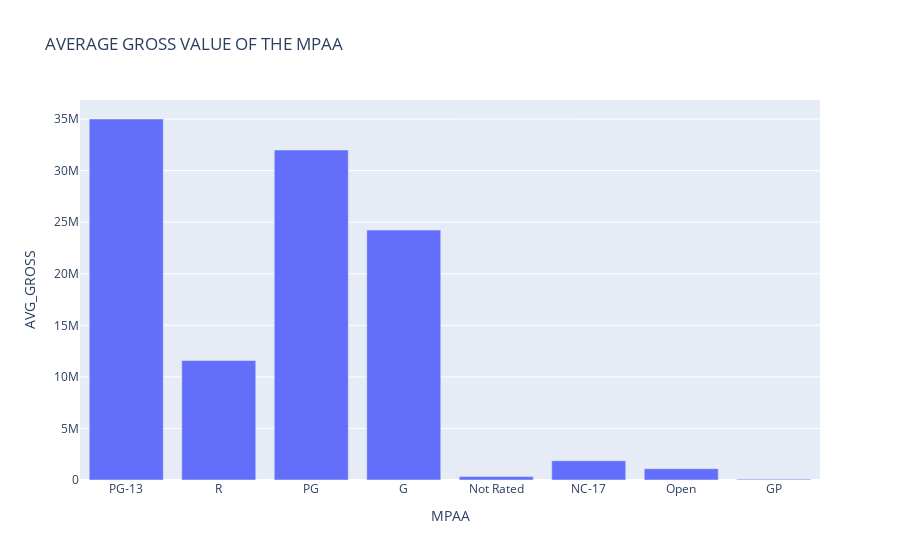

The code cell stored with this chart in its notebook:
### Markdown cell above
MPAA VS AVERAGE GROSS

### Code cell
third_data_x = rate_data['MPAA RATINGS']
third_data_y=rate_data['AVERAGE GROSS']
third_graph_data = pd.DataFrame(dict(MPAA=third_data_x,AVG_GROSS=third_data_y))
third_graph = px.bar(third_graph_data,x='MPAA',y='AVG_GROSS',title='AVERAGE GROSS VALUE OF THE MPAA')
third_graph.show()

### Figure 1 — Plotly figure (JSON) as saved in the notebook; plotly's stock layout.template omitted (floating-point values rounded to 4 significant figures)
{"data": [{"alignmentgroup": "True", "hovertemplate": "MPAA=%{x}<br>AVG_GROSS=%{y}<extra></extra>", "legendgroup": "", "marker": {"color": "#636efa", "pattern": {"shape": ""}}, "name": "", "offsetgroup": "", "orientation": "v", "showlegend": false, "textposition": "auto", "type": "bar", "x": ["PG-13", "R", "PG", "G", "Not Rated", "NC-17", "Open", "GP"], "xaxis": "x", "y": [35006102, 11587074, 32002813, 24233520, 329615, 1868756, 1097937, 78945], "yaxis": "y"}], "layout": {"autosize": true, "barmode": "relative", "legend": {"tracegroupgap": 0}, "title": {"text": "AVERAGE GROSS VALUE OF THE MPAA"}, "xaxis": {"anchor": "y", "autorange": true, "domain": [0, 1], "range": [-0.5, 7.5], "title": {"text": "MPAA"}, "type": "category"}, "yaxis": {"anchor": "x", "autorange": true, "domain": [0, 1], "range": [0, 36850000.0], "title": {"text": "AVG_GROSS"}, "type": "linear"}}}
